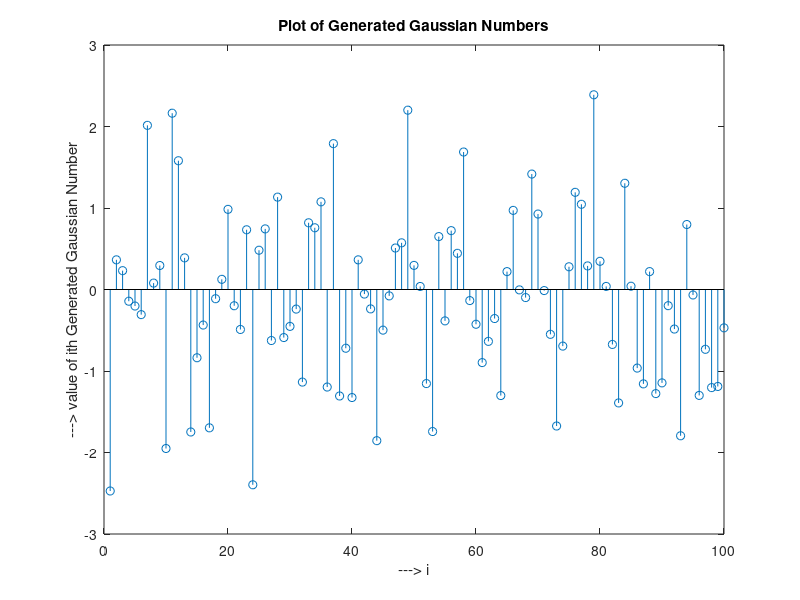

MATLAB code to generate this figure:
clc;        % clears command window
clear all;  % clear all variables
close all;  % close all figures

var = 1;
mean = 0;
sd = sqrt(var);

X = randn(100, 1);
R = X*sd + mean;

stem(1:length(R), R);
xlabel('---> i');
ylabel('---> value of ith Generated Gaussian Number');
title('Plot of Generated Gaussian Numbers');

S = 0;
for i=1:length(R)
   t = ((R(i)-mean)/ var)^3;
   S = S + t;
end

Skew = S / length(R)